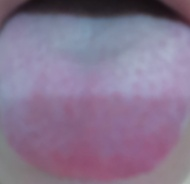
#> input picture scr/storage/data/tongue/abnormal/009383.jpg, 190 x 184 px; its folder holds only this picture in this run
$ python -i data_enhancement.py   (imports and definitions only)
#> lines starting #> are read from the running program, lines starting #| are printed output that depends on the picture
import numpy as np
from PIL import Image, ImageEnhance
import random
import os

"""
 # Describe :   单张图片数据增强
 # Parameter :
 #      parameter1 : image 图像对象(PIL图像)
 # Return :     image 返回经过增强处理后的图像对象 (PIL图像)
"""
def augment_image(image):
    # 增加高斯噪声
    def add_gaussian_noise(image, mean=0, var=0.01):
        sigma = var ** 0.5
        width, height = image.size

        # 生成高斯噪声，形状为 (高度, 宽度, 通道数)
        gauss = np.random.normal(mean, sigma, (height, width, 3))

        # 将图像转换为 NumPy 数组并添加噪声
        noisy = np.clip(np.array(image) + gauss, 0, 255)
        return Image.fromarray(noisy.astype('uint8'))

    # 旋转图片
    def rotate_image(image, angle):
        return image.rotate(angle)

    # 翻转图片
    def flip_image(image):
        return image.transpose(Image.FLIP_LEFT_RIGHT)

    # 调整色度
    def adjust_hue(image, factor):
        return ImageEnhance.Color(image).enhance(factor)

    # 调整饱和度
    def adjust_saturation(image, factor):
        return ImageEnhance.Color(image).enhance(factor)

    # 调整亮度
    def adjust_brightness(image, factor):
        return ImageEnhance.Brightness(image).enhance(factor)

    if random.random() < 0.3:  # 添加高斯噪声
        image = add_gaussian_noise(image)

    if random.random() < 0.4:  # 逆时针旋转
        angle = random.uniform(-5, 5)
        image = rotate_image(image, angle)

    if random.random() < 0.5:  # 左右翻转
        image = flip_image(image)

    if random.random() < 0.1:  # 调整色度
        hue_factor = random.uniform(0.8, 1.3)
        image = adjust_hue(image, hue_factor)

    if random.random() < 0.1:  # 调整饱和度
        saturation_factor = random.uniform(0.7, 1.2)
        image = adjust_saturation(image, saturation_factor)

    if random.random() < 0.5:  # 调整亮度
        brightness_factor = random.uniform(0.8, 1.2)
        image = adjust_brightness(image, brightness_factor)

    return image

"""
 # Describe :   多张图片数据增强
 # Parameter :
 #      parameter1 : input_folder 输入图像路径
 #      parameter2 : output_folder 输出图像路径
 #      parameter3 : num_outputs 单张图片增强次数
 # Return :
"""
def augment_images(input_folder, output_folder, num_outputs):
    # 创建目录
    if not os.path.exists(output_folder):
        os.makedirs(output_folder)

    # 遍历'input_folder'对图像进行数据增强
    image_files = [f for f in os.listdir(input_folder)]
    for image_file in image_files:
        image_path = os.path.join(input_folder, image_file)
        image = Image.open(image_path)

        for i in range(num_outputs):
            augmented_image = augment_image(image)
            output_path = os.path.join(output_folder, f'augmented_{i}_{image_file}')
            augmented_image.save(output_path)
    return

>>> from PIL import Image
>>> picture = Image.open('../../storage/data/tongue/abnormal/009383.jpg')
#> picture is the input picture: PIL image 190x184 RGB; mean R, G, B 134.2, 116.9, 142.9
>>> result = augment_image(picture)
#> in flip_image, `return image.transpose(Image.FLIP_LEFT_RIGHT)`:
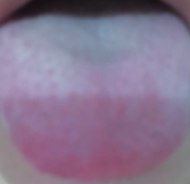
#> returned value: PIL image 190x184 RGB; mean R, G, B 134.2, 116.9, 142.9
#> in adjust_brightness, `return ImageEnhance.Brightness(image).enhance(factor)`:
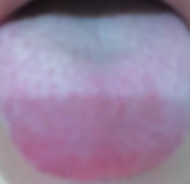
#> returned value: PIL image 190x184 RGB; mean R, G, B 148.9, 129.7, 158.7

$ run again, on scr/storage/data/tongue/abnormal/009470.jpg
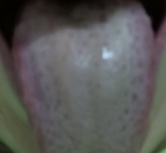
#> input picture scr/storage/data/tongue/abnormal/009470.jpg, 166 x 153 px
#> picture is the input picture: PIL image 166x153 RGB; mean R, G, B 87.9, 87.3, 86.1
#> in flip_image, `return image.transpose(Image.FLIP_LEFT_RIGHT)`:
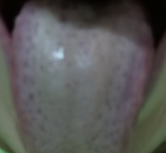
#> returned value: PIL image 166x153 RGB; mean R, G, B 87.9, 87.3, 86.1

$ run again, on scr/storage/data/tongue/abnormal/009472.jpg
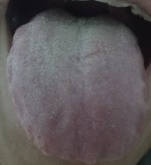
#> input picture scr/storage/data/tongue/abnormal/009472.jpg, 151 x 165 px
#> picture is the input picture: PIL image 151x165 RGB; mean R, G, B 92.7, 88, 89.9
#> in flip_image, `return image.transpose(Image.FLIP_LEFT_RIGHT)`:
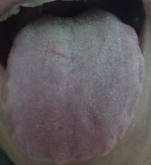
#> returned value: PIL image 151x165 RGB; mean R, G, B 92.7, 88, 89.9

$ run again, on scr/storage/data/tongue/abnormal/009496.jpg
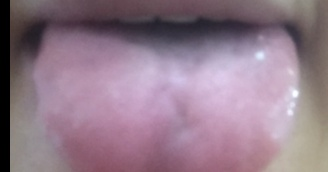
#> input picture scr/storage/data/tongue/abnormal/009496.jpg, 328 x 172 px
#> picture is the input picture: PIL image 328x172 RGB; mean R, G, B 145.2, 121.9, 137.2
#> in flip_image, `return image.transpose(Image.FLIP_LEFT_RIGHT)`:
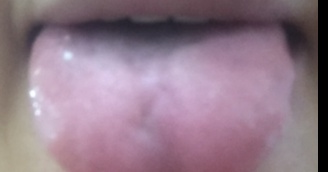
#> returned value: PIL image 328x172 RGB; mean R, G, B 145.2, 121.9, 137.2
#> in adjust_brightness, `return ImageEnhance.Brightness(image).enhance(factor)`:
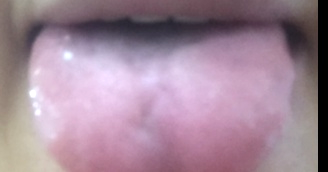
#> returned value: PIL image 328x172 RGB; mean R, G, B 161.2, 135.3, 152.2
